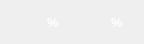
  <widget class="QWidget" name="layoutWidget_2">
   <property name="geometry">
    <rect>
     <x>491</x>
     <y>419</y>
     <width>128</width>
     <height>26</height>
    </rect>
   </property>
   <layout class="QHBoxLayout" name="horizontalLayout_12">
    <item>
     <layout class="QHBoxLayout" name="horizontalLayout_9">
      <item>
       <widget class="QLabel" name="lb_Lect_FC62108A">
        <property name="minimumSize">
         <size>
          <width>30</width>
          <height>18</height>
         </size>
        </property>
        <property name="maximumSize">
         <size>
          <width>30</width>
          <height>18</height>
         </size>
        </property>
        <property name="font">
         <font>
          <pointsize>10</pointsize>
          <weight>75</weight>
          <bold>true</bold>
         </font>
        </property>
        <property name="layoutDirection">
         <enum>Qt::LeftToRight</enum>
        </property>
        <property name="styleSheet">
         <string notr="true">background-color:none;
color: rgb(255, 255, 255);</string>
        </property>
        <property name="text">
         <string/>
        </property>
        <property name="alignment">
         <set>Qt::AlignRight|Qt::AlignTrailing|Qt::AlignVCenter</set>
        </property>
       </widget>
      </item>
      <item>
       <widget class="QLabel" name="lb_Unit_FC62108A">
        <property name="minimumSize">
         <size>
          <width>22</width>
          <height>22</height>
         </size>
        </property>
        <property name="maximumSize">
         <size>
          <width>22</width>
          <height>22</height>
         </size>
        </property>
        <property name="font">
         <font>
          <pointsize>10</pointsize>
          <weight>75</weight>
          <bold>true</bold>
         </font>
        </property>
        <property name="layoutDirection">
         <enum>Qt::LeftToRight</enum>
        </property>
        <property name="styleSheet">
         <string notr="true">background-color:none;
color: rgb(255, 255, 255);</string>
        </property>
        <property name="text">
         <string>%</string>
        </property>
        <property name="alignment">
         <set>Qt::AlignLeading|Qt::AlignLeft|Qt::AlignVCenter</set>
        </property>
       </widget>
      </item>
     </layout>
    </item>
    <item>
     <layout class="QHBoxLayout" name="horizontalLayout_10">
      <item>
       <widget class="QLabel" name="lb_Lect_FC62108B">
        <property name="minimumSize">
         <size>
          <width>30</width>
          <height>18</height>
         </size>
        </property>
        <property name="maximumSize">
         <size>
          <width>30</width>
          <height>18</height>
         </size>
        </property>
        <property name="font">
         <font>
          <pointsize>10</pointsize>
          <weight>75</weight>
          <bold>true</bold>
         </font>
        </property>
        <property name="layoutDirection">
         <enum>Qt::LeftToRight</enum>
        </property>
        <property name="styleSheet">
         <string notr="true">background-color:none;
color: rgb(255, 255, 255);</string>
        </property>
        <property name="text">
         <string/>
        </property>
        <property name="alignment">
         <set>Qt::AlignRight|Qt::AlignTrailing|Qt::AlignVCenter</set>
        </property>
       </widget>
      </item>
      <item>
       <widget class="QLabel" name="lb_Unit_FC62108B">
        <property name="minimumSize">
         <size>
          <width>22</width>
          <height>22</height>
         </size>
        </property>
        <property name="maximumSize">
         <size>
          <width>22</width>
          <height>22</height>
         </size>
        </property>
        <property name="font">
         <font>
          <pointsize>10</pointsize>
          <weight>75</weight>
          <bold>true</bold>
         </font>
        </property>
        <property name="layoutDirection">
         <enum>Qt::LeftToRight</enum>
        </property>
        <property name="styleSheet">
         <string notr="true">background-color:none;
color: rgb(255, 255, 255);</string>
        </property>
        <property name="text">
         <string>%</string>
        </property>
        <property name="alignment">
         <set>Qt::AlignLeading|Qt::AlignLeft|Qt::AlignVCenter</set>
        </property>
       </widget>
      </item>
     </layout>
    </item>
   </layout>
  </widget>
